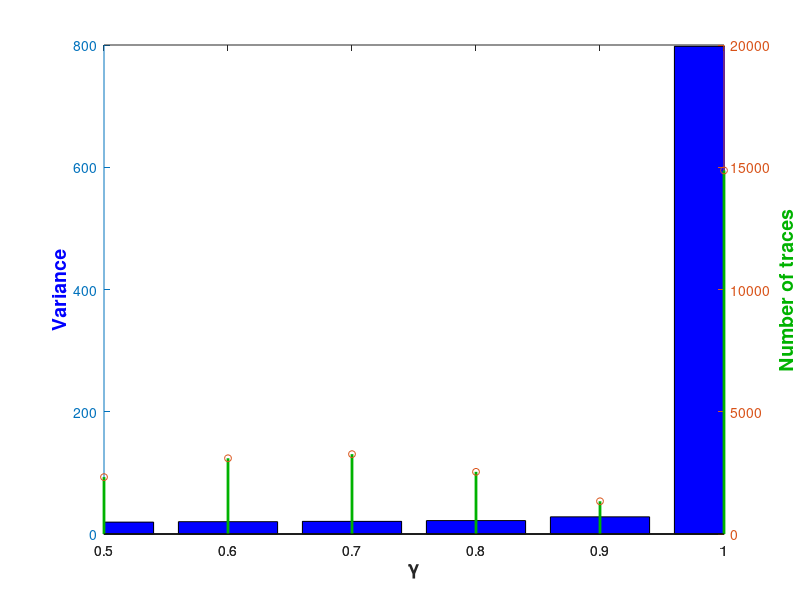
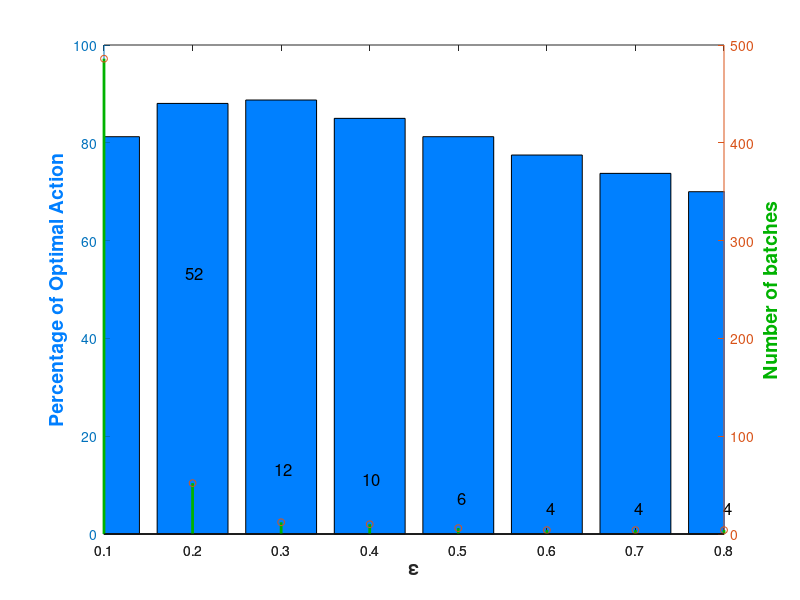

Recreate these plots in MATLAB, in order.
results = load('table_var');
table = results.table;

nGammas =  size(table,2);
gammas = zeros(1,nGammas);
variances = zeros(1,nGammas);
nTraces = zeros(1,nGammas);

for i = 1:nGammas
    gammas(i) = table(1,i).gamma;
    variances(i) = table(1,i).Qvar;
    nTraces(i) = table(1,i).nMean;
end

figure(1)
[ax,hBar,hStem] = plotyy(1:length(gammas),variances,1:length(gammas),nTraces,'bar','stem');
set(hBar,'FaceColor', [0 0 1]);
set(hStem,'LineWidth', 2);
set(hStem,'MarkerSize', 5);
set(hStem,'Color', [0,0.7,0]);
set(ax(1),'XTick',1:length(gammas));
set(ax(2),'XTick',1:length(gammas));
set(ax(1),'XTickLabel',gammas);
set(ax(2),'XTickLabel',gammas);
xlabel('\gamma', 'FontSize', 14, 'FontWeight','bold')
ylabel(ax(1),'Variance','FontSize', 14, 'Color',[0,0,1], 'FontWeight','bold')
ylabel(ax(2),'Number of traces', 'FontSize', 14, 'Color',[0,0.7,0],'FontWeight','bold')

results = load('tableEpsilon2');
tableEpsilon = results.tableEpsilon;
nEpsilons =  size(tableEpsilon,2);
epsilons = zeros(1,nEpsilons);
optimalActionPerc = zeros(1,nEpsilons);
nBatches = zeros(1,nEpsilons);

A = 4; % number of actions
S = 9; % number of non-absorbing states
OptimalPolicy = [0 1 0 0; % s1  E
                 0 1 0 0; % s2  E
                 0 1 0 0; % s3  E
                 0 0 0 0; % s4
                 1 0 0 0; % s5  N
                 1 0 0 0; % s6  N
                 0 0 0 0; % s7
                 1 0 0 0; % s8  N
                 0 1 0 0; % s9  E
                 1 0 0 0; % s10 N
                 0 0 0 1;]% s11 W
for i = 1:nEpsilons
    epsilons(i) = tableEpsilon(1,i).epsilon;
    difPolicies = (1/4)*(OptimalPolicy - tableEpsilon(1,i).OptimalPolicy);
    optimalActionPerc(i) = 100 *( 1 - (1/S)*(sum(sum(abs(difPolicies)))));
    nBatches(i) = tableEpsilon(1,i).NMax;
end

figure(2)
[ax,hBar,hStem] = plotyy(1:length(epsilons),optimalActionPerc,1:length(epsilons),nBatches,'bar','stem');
%text((1:length(epsilons))', optimalActionPerc',num2str(optimalActionPerc'), 'HorizontalAlignment','center', 'Color',[0,1,1]);
text((1:length(epsilons))', nBatches',num2str(nBatches'), 'HorizontalAlignment','center', 'VerticalAlignment','baseline','Color',[0,0,0],'FontSize', 12);
set(hBar,'FaceColor', [0 0.5 1]);
set(hStem,'LineWidth', 2);
set(hStem,'MarkerSize', 5);
set(hStem,'Color', [0,0.7,0]);
set(ax(1),'XTick',1:length(epsilons));
set(ax(2),'XTick',1:length(epsilons));
set(ax(1),'XTickLabel',epsilons);
set(ax(2),'XTickLabel',epsilons);
xlabel('\epsilon', 'FontSize', 14, 'FontWeight','bold')
ylabel(ax(1),'Percentage of Optimal Action','FontSize', 14, 'Color',[0,0.5,1], 'FontWeight','bold')
ylabel(ax(2),'Number of batches', 'FontSize', 14, 'Color',[0,0.7,0],'FontWeight','bold')